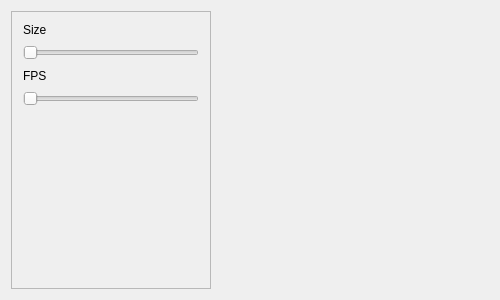
<?xml version="1.0" encoding="UTF-8"?>
<ui version="4.0">
 <class>device</class>
 <widget class="QWidget" name="device">
  <property name="geometry">
   <rect>
    <x>0</x>
    <y>0</y>
    <width>500</width>
    <height>300</height>
   </rect>
  </property>
  <property name="minimumSize">
   <size>
    <width>500</width>
    <height>0</height>
   </size>
  </property>
  <property name="windowTitle">
   <string>device</string>
  </property>
  <layout class="QGridLayout" name="gridLayout">
   <item row="0" column="1">
    <widget class="QWidget" name="widget" native="true">
     <property name="focusPolicy">
      <enum>Qt::NoFocus</enum>
     </property>
     <layout class="QGridLayout" name="gridLayout_3">
      <property name="leftMargin">
       <number>0</number>
      </property>
      <property name="topMargin">
       <number>0</number>
      </property>
      <property name="rightMargin">
       <number>0</number>
      </property>
      <property name="bottomMargin">
       <number>0</number>
      </property>
      <item row="0" column="0">
       <widget class="QSplitter" name="splitter">
        <property name="frameShape">
         <enum>QFrame::NoFrame</enum>
        </property>
        <property name="midLineWidth">
         <number>10</number>
        </property>
        <property name="orientation">
         <enum>Qt::Horizontal</enum>
        </property>
        <property name="opaqueResize">
         <bool>true</bool>
        </property>
        <property name="handleWidth">
         <number>10</number>
        </property>
        <property name="childrenCollapsible">
         <bool>false</bool>
        </property>
        <widget class="QWidget" name="widget_2" native="true">
         <property name="sizePolicy">
          <sizepolicy hsizetype="Expanding" vsizetype="Expanding">
           <horstretch>0</horstretch>
           <verstretch>0</verstretch>
          </sizepolicy>
         </property>
         <layout class="QHBoxLayout" name="horizontalLayout">
          <property name="leftMargin">
           <number>0</number>
          </property>
          <property name="topMargin">
           <number>0</number>
          </property>
          <property name="rightMargin">
           <number>0</number>
          </property>
          <property name="bottomMargin">
           <number>0</number>
          </property>
         </layout>
        </widget>
       </widget>
      </item>
     </layout>
    </widget>
   </item>
   <item row="0" column="0">
    <widget class="QFrame" name="frame">
     <property name="maximumSize">
      <size>
       <width>200</width>
       <height>16777215</height>
      </size>
     </property>
     <property name="frameShape">
      <enum>QFrame::StyledPanel</enum>
     </property>
     <property name="frameShadow">
      <enum>QFrame::Raised</enum>
     </property>
     <layout class="QFormLayout" name="formLayout">
      <item row="0" column="0" colspan="2">
       <layout class="QVBoxLayout" name="verticalLayout_2">
        <item>
         <widget class="QLabel" name="label">
          <property name="text">
           <string>Size</string>
          </property>
         </widget>
        </item>
        <item>
         <widget class="QSlider" name="Size_slider">
          <property name="sizePolicy">
           <sizepolicy hsizetype="Expanding" vsizetype="Fixed">
            <horstretch>0</horstretch>
            <verstretch>0</verstretch>
           </sizepolicy>
          </property>
          <property name="minimumSize">
           <size>
            <width>0</width>
            <height>20</height>
           </size>
          </property>
          <property name="minimum">
           <number>1</number>
          </property>
          <property name="maximum">
           <number>100</number>
          </property>
          <property name="orientation">
           <enum>Qt::Horizontal</enum>
          </property>
         </widget>
        </item>
        <item>
         <widget class="QLabel" name="label_2">
          <property name="text">
           <string>FPS</string>
          </property>
         </widget>
        </item>
        <item>
         <widget class="QSlider" name="FPS_slider">
          <property name="sizePolicy">
           <sizepolicy hsizetype="Expanding" vsizetype="Fixed">
            <horstretch>0</horstretch>
            <verstretch>0</verstretch>
           </sizepolicy>
          </property>
          <property name="minimumSize">
           <size>
            <width>0</width>
            <height>20</height>
           </size>
          </property>
          <property name="minimum">
           <number>1</number>
          </property>
          <property name="maximum">
           <number>1000</number>
          </property>
          <property name="orientation">
           <enum>Qt::Horizontal</enum>
          </property>
         </widget>
        </item>
       </layout>
      </item>
     </layout>
    </widget>
   </item>
  </layout>
 </widget>
 <layoutdefault spacing="6" margin="11"/>
 <resources/>
 <connections/>
</ui>
